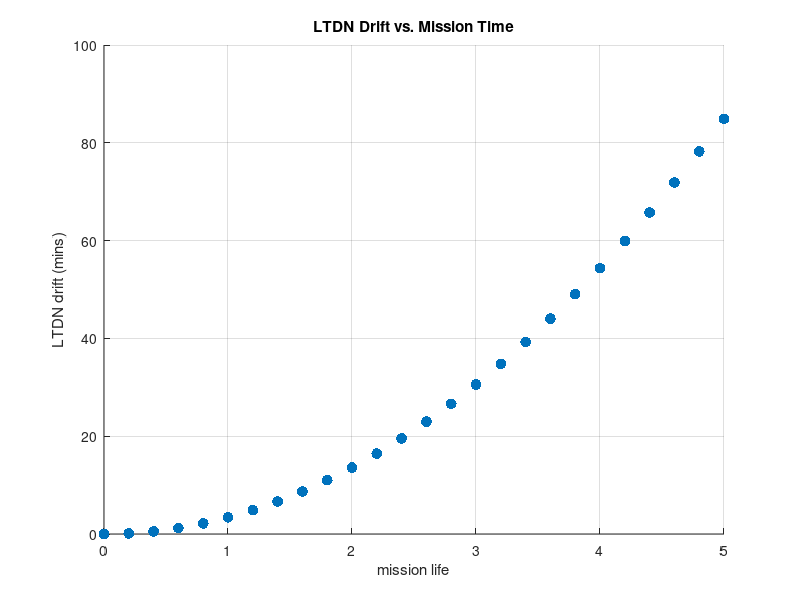

This figure's MATLAB source: (Note: this script raises an error after producing the figure.)
clear; close all; clc;

R_E = 6378.137;
mu_E = 398600.4417;
J2 = 1.08263e-3;
h_init = 514;
alpha_dot = 0.9856;

dadt = -0.0337*365.2422;

figure();

for index = 1:length(h_init)
    a = R_E + h_init(index);
    
    LTDN = deg2rad(11.5*15);
    i = acos(-0.098922 * (1 + (h_init(index) / R_E))^(7/2));
    n = rad2deg(sqrt(mu_E/a^3))*86400;
    i_sun = deg2rad(23.44);
    
    
    didt = (3/16)*(alpha_dot^2/n)*sin(i)*(1+cos(i_sun))^2*sin(2.*LTDN)*365.2422;
   
    t = 0:0.2:5;


    dLTDN = (-7*(0.9856*365.2422/a)*dadt(index)-4*pi*tan(i)*didt)*(t.^2);
    


    scatter(t, dLTDN, 60, 'filled')
    hold on
    grid on
    % ylim([-15 15])
    title("LTDN Drift vs. Mission Time")
    ylabel('LTDN drift (mins)')
    xlabel('mission life')
    ax=gca;
    ax.LineWidth=2;
    ax.FontSize=21;
end
yline(0,'r','linewidth',3)
legend('514 km',Location='northwest')